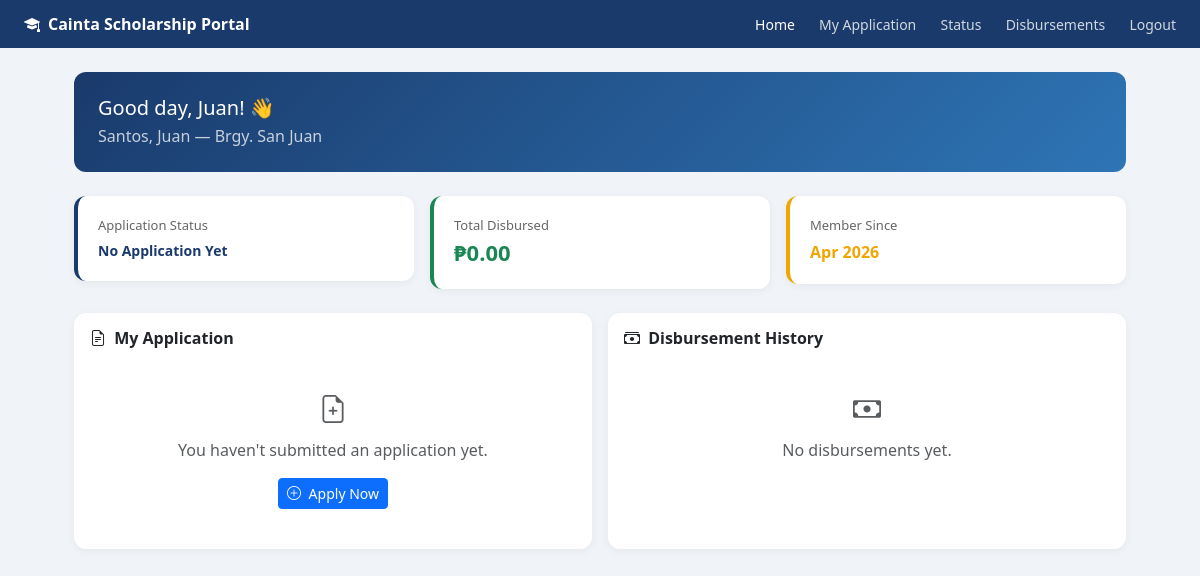
Page /student/dashboard.php (signed in) on the earlier database version.
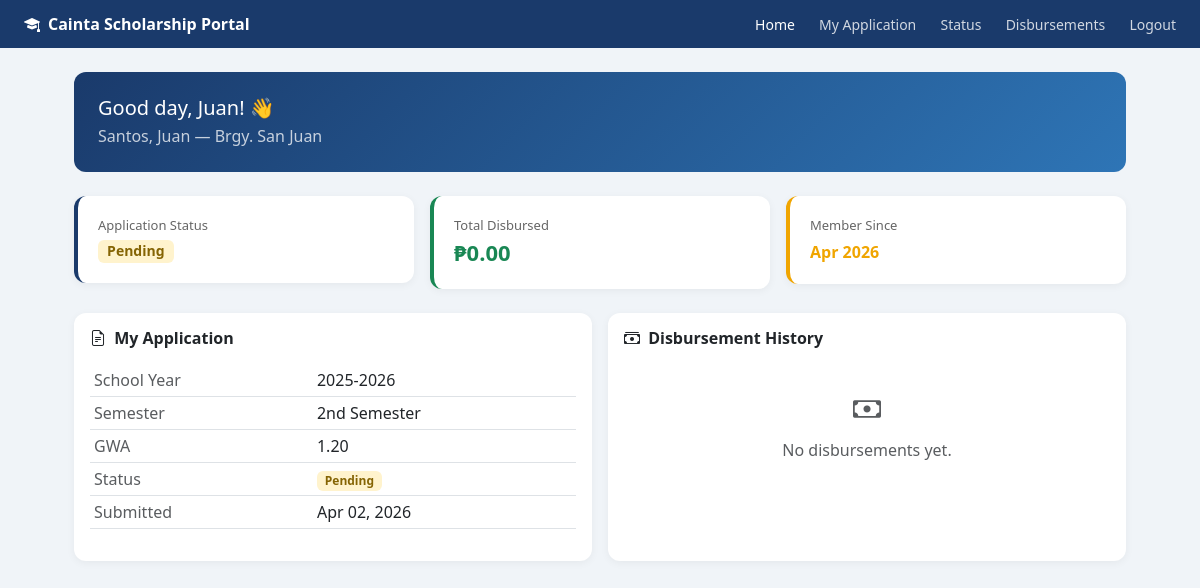
Same page on the later database version.
### tables this page shows
CREATE TABLE `applications` (
  `application_id` int(11) NOT NULL,
  `scholar_id` int(11) NOT NULL,
  `school_year` varchar(20) DEFAULT NULL,
  `semester` enum('1st','2nd') DEFAULT NULL,
  `gwa` decimal(4,2) DEFAULT NULL,
  `monthly_income` decimal(10,2) DEFAULT NULL,
  `status` enum('pending','for_review','approved','rejected','incomplete') DEFAULT 'pending',
  `remarks` text DEFAULT NULL,
  `submitted_at` timestamp NOT NULL DEFAULT current_timestamp(),
  `father_name` varchar(100) DEFAULT NULL,
  `father_occupation` varchar(100) DEFAULT NULL,
  `mother_name` varchar(100) DEFAULT NULL,
  `mother_occupation` varchar(100) DEFAULT NULL
);

### student/dashboard.php (the view, shortened to what the changed rows need)
<?php
require_once '../includes/db.php';
$student_id = $_SESSION['student_id'];
$app = $pdo->prepare("SELECT * FROM applications WHERE scholar_id = ? ORDER BY submitted_at DESC LIMIT 1");
$app->execute([$student_id]);
$application = $app->fetch();
?>
<!DOCTYPE html>
<html lang="en">
<head>
    <link href="https://cdn.jsdelivr.net/npm/bootstrap@5.3.0/dist/css/bootstrap.min.css" rel="stylesheet">
    <link href="https://cdn.jsdelivr.net/npm/bootstrap-icons@1.10.0/font/bootstrap-icons.css" rel="stylesheet">
</head>
<body>
<div class="main-content">
    <div class="row g-3 mb-4">
        <div class="col-md-4">
            <div class="stat-card" style="border-color: #1A3A6B;">
                <div style="font-size:13px; color:#666;">Application Status</div>
                <?php if($application): ?>
                <span class="badge badge-<?= $application['status'] ?> mt-1" style="font-size:14px;">
                    <?= ucfirst(str_replace('_', ' ', $application['status'])) ?>
                </span>
                <?php else: ?>
                <div style="font-size:14px; font-weight:600; color:#1A3A6B; margin-top:4px;">No Application Yet</div>
                <?php endif; ?>
            </div>
        </div>
    </div>
    <div class="row g-3">
        <div class="col-md-6">
            <div class="card h-100">
                <div class="card-body">
                    <?php if($application): ?>
                    <table class="table table-sm">
                        <tr><td class="text-muted">School Year</td><td><?= $application['school_year'] ?></td></tr>
                        <tr><td class="text-muted">Semester</td><td><?= $application['semester'] ?> Semester</td></tr>
                        <tr><td class="text-muted">GWA</td><td><?= $application['gwa'] ?></td></tr>
                        <tr>
                            <td class="text-muted">Status</td>
                            <td><span class="badge badge-<?= $application['status'] ?>">
                                <?= ucfirst(str_replace('_', ' ', $application['status'])) ?>
                            </span></td>
                        </tr>
                        <tr><td class="text-muted">Submitted</td><td><?= date('M d, Y', strtotime($application['submitted_at'])) ?></td></tr>
                    </table>
                    <?php else: ?>
                    <div class="text-center py-4">
                        <i class="bi bi-file-earmark-plus fs-3 text-muted d-block mb-2"></i>
                        <p class="text-muted mb-3">You haven't submitted an application yet.</p>
                        <a href="application.php" class="btn btn-primary btn-sm">
                            <i class="bi bi-plus-circle me-1"></i> Apply Now
                        </a>
                    </div>
                    <?php endif; ?>
                </div>
            </div>
        </div>
    </div>
</div>
</body>
</html>

Differences in the rows shown:
added applications: status "Pending", school_year "2025-2026", semester "2nd", gwa "1.20", submitted_at "Apr 02, 2026"
Other differences:
text no longer shown: "No Application Yet You haven't submitted an application yet. Apply Now"
text now shown: "School Year Semester Semester GWA Status Submitted"
